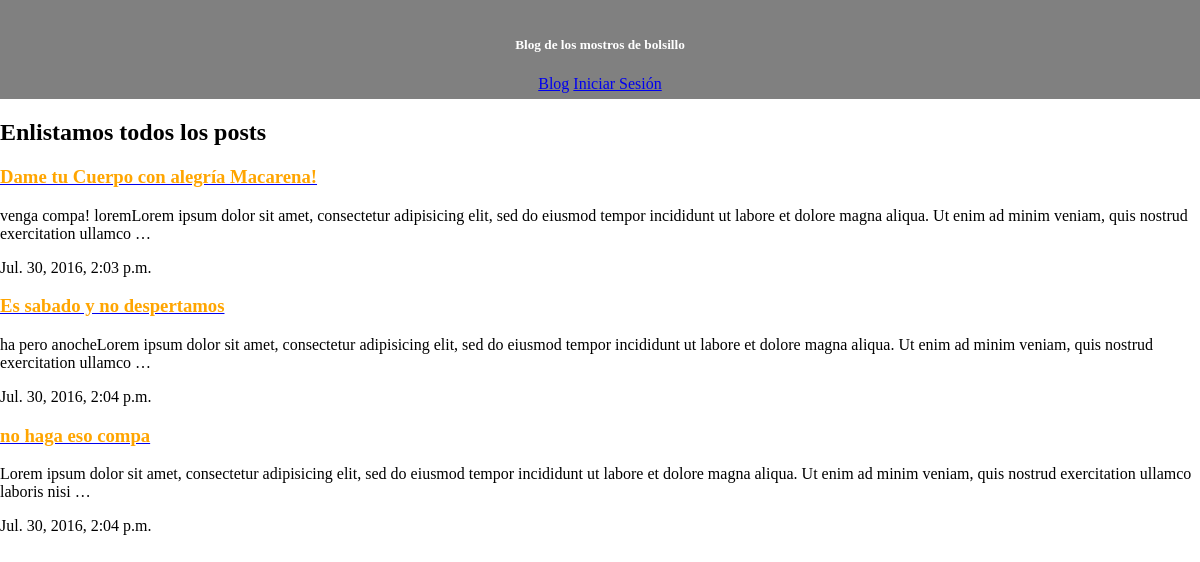
The page /blog/ on the database as committed earlier.
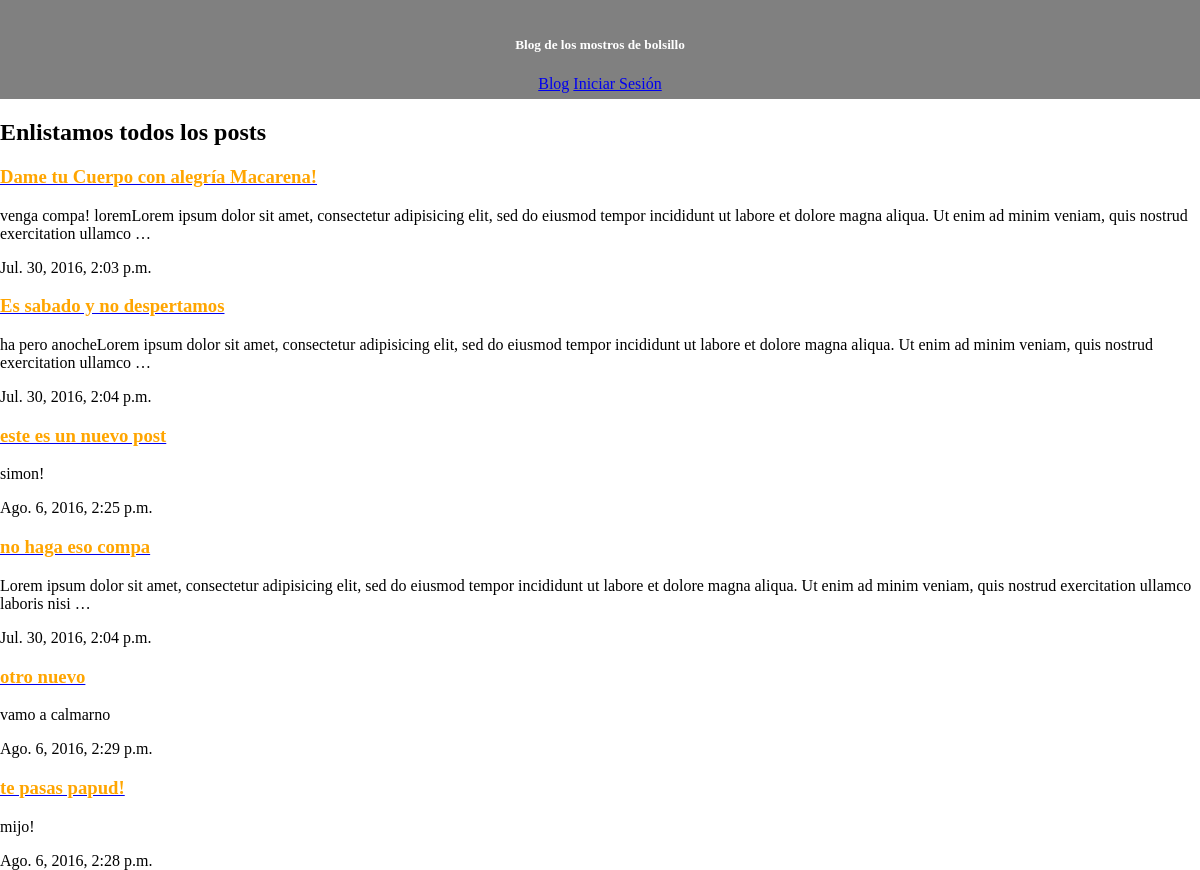
The same page on the database as committed later.
### posts/models.py (models this page shows, shortened)
class Post(models.Model):
	titulo = models.CharField(max_length=140)
	fecha = models.DateTimeField(auto_now=True)
	cuerpo = models.TextField()
	publicado = models.BooleanField(default=False)
	slug = models.SlugField(max_length=500,blank=True,null=True) #esto es un slug
	def get_absolute_url(self):
		return reverse('detalle',args=[self.slug])

### posts/views.py (the view)
# urls.py: url(r'^blog/$', views.ListView.as_view(), name="lista"),
class ListView(View):
	def get(self,request):
		template_name = 'lista.html'
		posts = Post.objects.all().order_by('titulo')
		compa = {
		'posts':posts,
		}
		return render(request,template_name,compa)

### posts/templates/lista.html
{% extends 'base.html' %}
{%block content%}
	<h2>Enlistamos todos los posts</h2>
		{%for post in posts%}
		<a href="{{post.get_absolute_url}}">
			<h3>{{post.titulo}}</h3>
		</a>
			<p>{{post.cuerpo | truncatewords:30}}</p>
			<span>{{post.fecha}}</span>
		{%empty%}
		<h1>No hay posts morro U_U</h1>
		{%endfor%}
{%endblock content%}

### templates/base.html (shortened to what this page needs)
<html>
<head>
</head>
<body>
	<nav class="nav">
		<h5>Blog de los mostros de bolsillo</h5>
		<a href="{%url 'lista'%}">Blog</a>
		{%if request.user.is_authenticated%}
		<a href="{%url 'nuevo'%}">Publica algo!</a>
		<a href="{%url 'perfil'%}">Tu perfil</a>
		<a href="{%url 'logout'%}">Cerrar Sesión</a>
		{%else%}
		<a href="{%url 'login'%}">Iniciar Sesión</a>
		{%endif%}
	</nav>
	{% block content %}
	{% endblock content %}
</body>
</html>

### templates/base.html (style rules this page uses)
html, body { margin: 0; }
.nav { width: 100%; height: 84px; background: grey; color:white; text-align: center; padding-top: 15px; }
h3 { color:orange; }

Rows that differ between the two databases and show on the page:
added Post: titulo "este es un nuevo post", cuerpo "simon!", fecha "Ago. 6, 2016, 2:25 p.m."
added Post: titulo "otro nuevo", cuerpo "vamo a calmarno", fecha "Ago. 6, 2016, 2:29 p.m."
added Post: titulo "te pasas papud!", cuerpo "mijo!", fecha "Ago. 6, 2016, 2:28 p.m."
